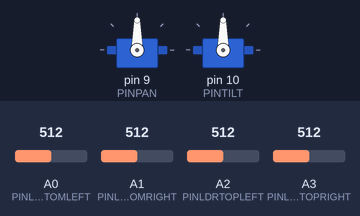
Bench run of a sketch on a simulated Arduino Uno, built with avr-gcc and run on an emulated ATmega328P. On the bench: 2 × servo. Inputs (shaded band) come from the test bench; at power-on: A0 (PINLDRBOTTOMLEFT) = 512, A1 (PINLDRBOTTOMRIGHT) = 512, A3 (PINLDRTOPRIGHT) = 512, A2 (PINLDRTOPLEFT) = 512.

Above: at 1.2 s.
1.3 s: A0 (PINLDRBOTTOMLEFT) set to 603
2.8 s: A0 (PINLDRBOTTOMLEFT) set to 626
At 3.31 s:
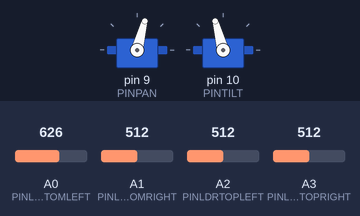
At 3.91 s:
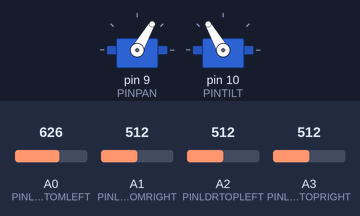
5.8 s: A1 (PINLDRBOTTOMRIGHT) set to 315
7.3 s: A1 (PINLDRBOTTOMRIGHT) set to 280
At 10.1 s:
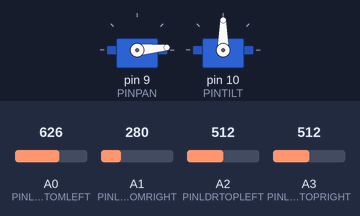
10.3 s: A3 (PINLDRTOPRIGHT) set to 946
11.8 s: A3 (PINLDRTOPRIGHT) set to 968
At 12.33 s:
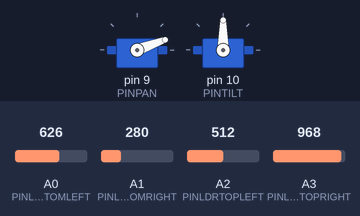
Timing chart, 0 to 17.9 s (numbered marks = the images above; inputs shaded):
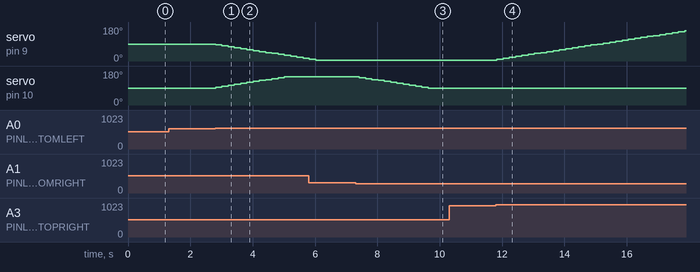

Measured:
- the behaviour switches between 613 and 614 on A0 (PINLDRBOTTOMLEFT) (found by bisection; images 0 and 1)
- the behaviour switches between 298 and 297 on A1 (PINLDRBOTTOMRIGHT) (found by bisection; images 2 and 3)
- the behaviour switches between 959 and 960 on A3 (PINLDRTOPRIGHT) (found by bisection; images 3 and 4)
- after the input at 1.3 s, every drawn part: stays the same
- after the input at 2.8 s, servo on pin 9 (PINPAN): moves from 90° to 15° over 2.8 s, starting at once; servo on pin 10 (PINTILT): moves from 90° to 150° over 2.2 s, starting at once
- after the input at 7.3 s, servo on pin 10 (PINTILT): moves from 150° to 90° over 2.2 s, starting after 0.12 s
- after the input at 10.3 s, every drawn part: stays the same
- after the input at 11.8 s, servo on pin 9 (PINPAN): moves from 5° to 160° over 6.0 s, starting at once

The sketch:

mySolarTracker.ino
```cpp
/*
  Solar Tracker - Dual Axis

 The circuit:
 * Arduino
 * Resistors
 * LDR
 * Solar panel
 * <composants>

 This code is in the public domain.

 Horizontal servo is Bottom servo (PAN)
 Vertical servo is Top servo (TILT)

*/

// #define TRON // Trace activation

// Watch out for connections
#define PINPAN              9
#define PINTILT             10
#define PINLDRTOPLEFT       2 // 2 TL
#define PINLDRTOPRIGHT      3 // 3 TR
#define PINLDRBOTTOMLEFT    0 // 0 BL
#define PINLDRBOTTOMRIGHT   1 // 1 BR

int valueLDRTopLeft       = 0;
int valueLDRTopRight      = 0;
int valueLDRBottomLeft    = 0;
int valueLDRBottomRight   = 0;

int averageValueTop       = 0;
int averageValueBottom    = 0;
int averageValueLeft      = 0;
int averageValueRight     = 0;

int diffAveragePan        = 0;
int diffAverageTilt       = 0;

int stepMovePan           = 5;
int stepMoveTilt          = 5;

//int pause                 = 1000;
int speedMove             = 200;
int tolerance             = 50;

// Include Servo library
#include <Servo.h>

// Servo definitions
Servo PAN;  // horizontal (left-right)/bottom
Servo TILT; // vertical (up-down)/top

// Standard position servo
int startPositionPan      = 90; //90
int startPositionTilt     = 90; //45
int currentPositionPan    = startPositionPan;
int currentPositionTilt   = startPositionTilt;

// Limit position servo
int limitPositionHighPan  = 175;
int limitPositionLowPan   = 5;
int limitPositionHighTilt = 150;
int limitPositionLowTilt  = 90;

void setup(){
  // Servo attachment
  PAN.attach(PINPAN);
  TILT.attach(PINTILT);

  // Move servo to start position
  PAN.write(startPositionPan);
  TILT.write(startPositionTilt);

//  delay(pause);
}

void loop(){
  // Read each LDR value
  valueLDRTopLeft     = analogRead(PINLDRTOPLEFT);
  valueLDRTopRight    = analogRead(PINLDRTOPRIGHT);
  valueLDRBottomLeft  = analogRead(PINLDRBOTTOMLEFT);
  valueLDRBottomRight = analogRead(PINLDRBOTTOMRIGHT);

  // Calculate average LDR value
  averageValueTop     = (valueLDRTopLeft    + valueLDRTopRight)    / 2;
  averageValueBottom  = (valueLDRBottomLeft + valueLDRBottomRight) / 2;
  averageValueLeft    = (valueLDRTopLeft    + valueLDRBottomLeft)  / 2;
  averageValueRight   = (valueLDRTopRight   + valueLDRBottomRight) / 2;

  // Calculate average difference
  diffAveragePan      = averageValueLeft    - averageValueRight;
  diffAverageTilt     = averageValueTop     - averageValueBottom;

  currentPositionPan  = movePosition(tolerance,
                                     diffAveragePan,
                                     averageValueLeft,
                                     averageValueRight,
                                     limitPositionHighPan,
                                     limitPositionLowPan,
                                     currentPositionPan,
                                     stepMovePan);

  currentPositionTilt = movePosition(tolerance,
                                     diffAverageTilt,
                                     averageValueTop,
                                     averageValueBottom,
                                     limitPositionHighTilt,
                                     limitPositionLowTilt,
                                     currentPositionTilt,
                                     stepMoveTilt);

  PAN.write(currentPositionPan);
  TILT.write(currentPositionTilt);

  delay(speedMove);
}

int movePosition(int tol,
                 int diffAvg,
                 int avgValPosA,
                 int avgValPosB,
                 int limitPosA,
                 int limitPosB,
                 int currentPos,
                 int stepMove){
  if (-1*tol > diffAvg || diffAvg > tol){
    if (avgValPosA < avgValPosB){
      currentPos = currentPos + stepMove;
      if (currentPos >= limitPosA){
        currentPos = limitPosA;
      }
    }
    else { // (avgValPosA > avgValPosB)
      currentPos = currentPos - stepMove;
      if (currentPos < limitPosB){
        currentPos = limitPosB;
      }
    }
  }
  return currentPos;
}
```
